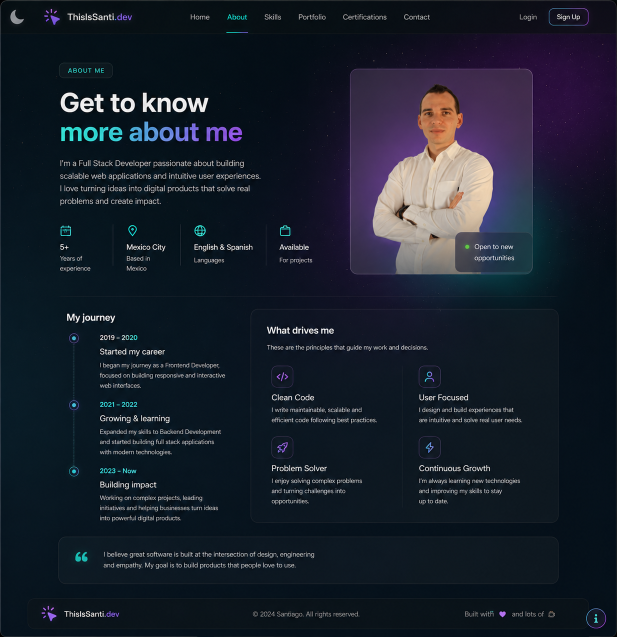
#> input picture ThisIsSanti_Visual_References/About.png, 1234 x 1274 px (shown at 1/2 size)
$ python enhance_animated_webp.py ../ThisIsSanti_Visual_References/About.png ../ThisIsSanti_Visual_References/Certifications.png 3
#> lines starting #> are read from the running program, lines starting #| are printed output that depends on the picture
from pathlib import Path
import sys

from PIL import Image, ImageEnhance, ImageFilter, ImageSequence


def webp_timing(path: Path) -> tuple[list[int], int]:
    data = path.read_bytes()
    durations: list[int] = []
    loop = 0
    offset = 12
    while offset + 8 <= len(data):
        kind = data[offset : offset + 4]
        length = int.from_bytes(data[offset + 4 : offset + 8], "little")
        payload = data[offset + 8 : offset + 8 + length]
        if kind == b"ANIM" and len(payload) >= 6:
            loop = int.from_bytes(payload[4:6], "little")
        elif kind == b"ANMF" and len(payload) >= 16:
            durations.append(int.from_bytes(payload[12:15], "little"))
        offset += 8 + length + (length & 1)
    return durations, loop


def main() -> None:
    source = Path(sys.argv[1])
    target = Path(sys.argv[2])
    scale = int(sys.argv[3]) if len(sys.argv) > 3 else 4

    source_durations, source_loop = (
        webp_timing(source) if source.suffix.lower() == ".webp" else ([], 0)
    )
    with Image.open(source) as image:
#> image is the input picture: PIL image 1234x1274 RGB; mean R, G, B 24.6, 31.6, 43.5
        loop = source_loop
        background = image.info.get("background", (255, 255, 255, 0))
#> background = (255, 255, 255, 0)
        frames = []
        durations = []

        for frame in ImageSequence.Iterator(image):
            rgba = frame.convert("RGBA")
            enlarged = rgba.resize(
                (rgba.width * scale, rgba.height * scale),
                Image.Resampling.LANCZOS,
            )
            rgb = enlarged.convert("RGB")
            rgb = ImageEnhance.Contrast(rgb).enhance(1.06)
            rgb = ImageEnhance.Sharpness(rgb).enhance(1.18)
            rgb = rgb.filter(
                ImageFilter.UnsharpMask(radius=1.25, percent=115, threshold=4)
            )
            frames.append(rgb)
            index = len(durations)
            duration = source_durations[index] if index < len(source_durations) else 100
            durations.append(max(duration, 10))
#> this loop made 1 pass
#> (index, duration) on pass 1: (0, 100)
#> after the loop, durations = [100]; frames = 1 item

        target.parent.mkdir(parents=True, exist_ok=True)
        if target.suffix.lower() == ".png":
            frames[0].save(target, format="PNG", optimize=True)
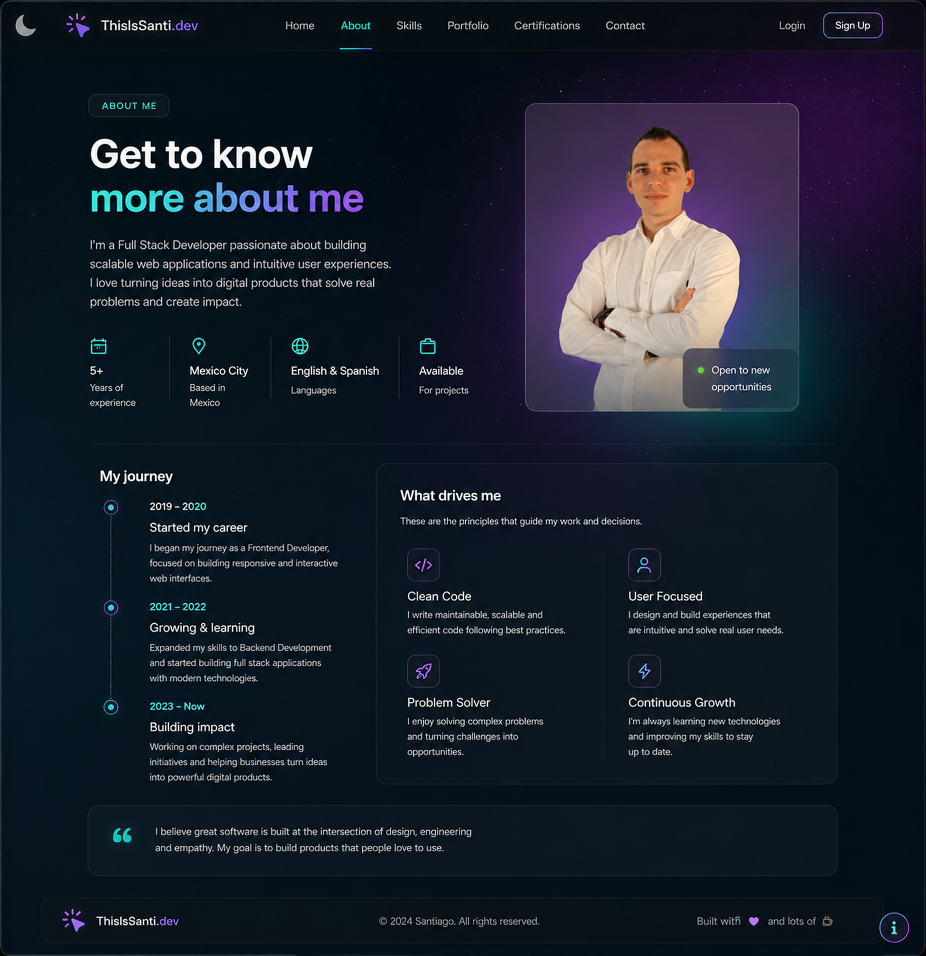
#> saved as Certifications.png: PIL image 3702x3822 RGB (shown at 1/4 size); mean R, G, B 23.9, 31.3, 43.8
        else:
            frames[0].save(
                target,
                format="WEBP",
                save_all=True,
                append_images=frames[1:],
                duration=durations,
                loop=loop,
                background=background,
                quality=90,
                method=4,
                lossless=False,
                minimize_size=False,
            )

    with Image.open(target) as check:
        print(
            f"saved={target}\n"
            f"frames={getattr(check, 'n_frames', 1)}\n"
            f"size={check.width}x{check.height}\n"
            f"loop={check.info.get('loop', 0)}\n"
            f"bytes={target.stat().st_size}"
        )
#| saved=../ThisIsSanti_Visual_References/Certifications.png
#| frames=1
#| size=3702x3822
#| loop=0
#| bytes=1453495


if __name__ == "__main__":
    main()
